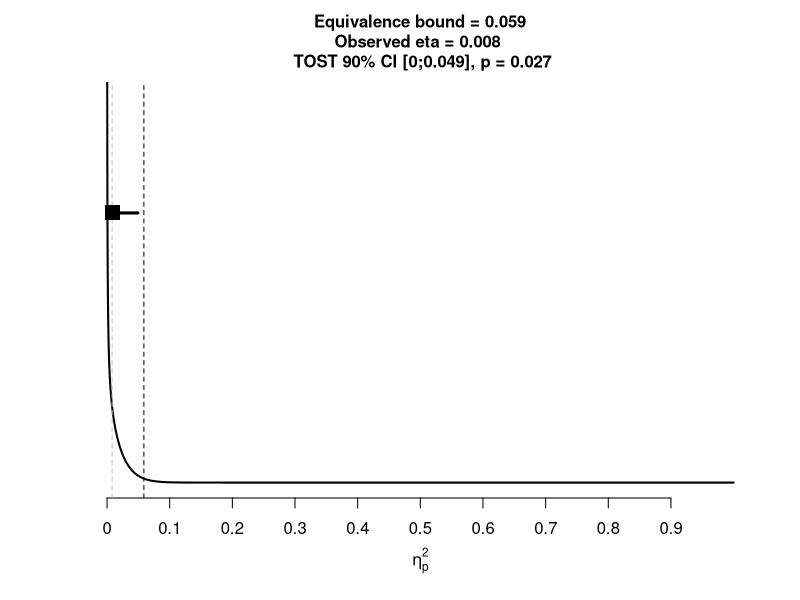

Generate this figure with R:
noninf_Fstat <-  function(Fstat, df1, df2, N, eq_bound_eta, alpha = 0.10, tol = 1e-09, plot = FALSE){
  
  # first calculate point-estimate to make sure it is less than eq_bound_eta:
  ncp_hat <- uniroot(function(q) (pf(Fstat, 
                                     df1, 
                                     df2, 
                                     ncp = q) - 0.5),
                     interval = c(0,
                                  Fstat * df1 * 1000),
                     tol = tol)$root
  
  eta2_hat =  ncp_hat/(ncp_hat+N)
  eta_pop<-(Fstat*df1)/(Fstat*df1+df2)
  ncp = N/(1/eta_pop-1)
  
  if(eta2_hat > eq_bound_eta){
    print(paste("Warning: point estimate of", eta2_hat, "is above eq_bound_eta."))
    return(1)
  }
  #Then calculate CI around eta.
  #Lower bounds can give an error, which is caught using tryCatch, and lower bound is set to 0 if this happens. 
  ncp_lower <- tryCatch(
    {
      ncp_lower <- uniroot(function(q) (pf(Fstat, 
                                           df1, 
                                           df2, 
                                           ncp = q) - (1-alpha/2)),
                           interval = c(0, Fstat * df1),
                           tol = tol)$root},
    error = function(x){
      ncp_lower <- 0
    }
  )
  
  ncp_upper <- uniroot(function(q) (pf(Fstat, 
                                       df1, 
                                       df2, 
                                       ncp = q) - (alpha/2)),
                       interval = c(0, Fstat * df1*100),
                       tol = tol)$root
  #Convert non-central F bounds for the confidence interval to bounds expressed in partial eta-squared
  LL_CI <- ncp_lower/(ncp_lower+N)
  UL_CI <- ncp_upper/(ncp_upper+N)
  
  if(eta2_hat <= eq_bound_eta){	
    pval <- uniroot(function(alpha) (pf(Fstat, 
                                        df1, 
                                        df2, 
                                        ncp = (eq_bound_eta * N) / (1 - eq_bound_eta)) - (alpha)),
                    interval = c(0,
                                 1),
                    tol = tol)$root
  }
  if(pval==0){print(paste("warning: pval <=", tol,". Lower tol for additional accuracy."))}

    if(plot == TRUE){
    #add plot
    #Eta function
    xmin <- 0
    xmax <- 0.999
    ymax <- 1
    x=seq(xmin,xmax,length=1000)
    ncp = ncp_hat
    #    ncp = N/(1/eta2_hat-1)
    crit_f <- qf(1 - alpha, df1, df2, ncp = 0)
    
    eta_pop_dist <- function(x) df((x*df2)/(df1-x*df1), df1, df2, ncp = ncp)
    par(bg = "white")
    plot(-10,xlab=substitute(paste(eta[p]^2)), ylab="", axes=FALSE,
         xlim=c(0,xmax),  ylim=c(0, ymax))
    axis(side=1, at=seq(0,xmax, 0.1), labels=seq(0,xmax, 0.1))
    #axis(side=2)
    title(main=paste("Equivalence bound = ",round(eq_bound_eta,digits=3),"\nObserved eta = ",round(eta2_hat,digits=3)," \n TOST ", 100*(1-alpha),"% CI [",round(LL_CI,digits=3),";",round(UL_CI,digits=3),"], p = ",round(pval,digits=3),sep=""), cex.main=1)
    
    ncp<-0
    eta_pop_crit<-(crit_f*df1)/(crit_f*df1+df2)
    # #Draw null distribution
    # ncp<-0 #So set ncp to null
    # curve(eta_pop_dist, 0.00000000001, 0.99999999, n=10000, col="grey", lwd=2, add=TRUE)
    # x=seq(eta_pop_crit,xmax,length=10000) 
    # z<-df((x*df2)/(df1-x*df1), df1, df2) #determine upperbounds polygon
    # polygon(c(eta_pop_crit,x,xmax),c(0,z,0),col=rgb(1, 0, 0,0.5)) #draw polygon
    #Add Type 2 error rate
    ncp <- ncp_hat #So set ncp to observed value
    curve(eta_pop_dist, 0.00000000001, 0.99999999, n=10000, col="black", lwd=2, add=TRUE)
    # y=seq(0.00000000001,eta_pop_crit,length=10000) 
    # z<-df((y*df2)/(df1-y*df1), df1, df2, ncp) #determine upperbounds polygon
    # polygon(c(y,eta_pop_crit,eta_pop_crit),c(0,z,0),col=rgb(0, 0, 1,0.5))
    abline(v=eq_bound_eta, lty=2)
    abline(v=eta2_hat, lty=2, col="grey")
    points(x=eta2_hat, y=0.7, pch=15, cex=2)
    segments(LL_CI,0.7,UL_CI,0.7, lwd=3)
  }
    
    invisible(list(eta2_hat = eta2_hat, TOST_p = pval, alpha = alpha, eq_eqbound_eta = eq_bound_eta, LL_CI_TOST = LL_CI, UL_CI_TOST = UL_CI))
  
}

## a random example:

Fstat <- 1.3
df1 <- 1
df2 <- 148
N <- 150
eq_bound_eta <- 0.0588
tol = 1e-09
alpha = 0.05

res <- noninf_Fstat(Fstat = Fstat, df1 = df1, df2 = df2, N = N, eq_bound_eta = eq_bound_eta, plot = TRUE)
res
